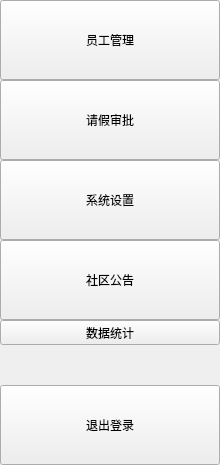
       <widget class="QWidget" name="tool" native="true">
        <property name="sizePolicy">
         <sizepolicy hsizetype="Expanding" vsizetype="Expanding">
          <horstretch>0</horstretch>
          <verstretch>0</verstretch>
         </sizepolicy>
        </property>
        <property name="maximumSize">
         <size>
          <width>225</width>
          <height>2000</height>
         </size>
        </property>
        <property name="styleSheet">
         <string notr="true"/>
        </property>
        <layout class="QGridLayout" name="gridLayout_6">
         <property name="leftMargin">
          <number>0</number>
         </property>
         <property name="topMargin">
          <number>0</number>
         </property>
         <property name="rightMargin">
          <number>0</number>
         </property>
         <property name="bottomMargin">
          <number>0</number>
         </property>
         <property name="spacing">
          <number>0</number>
         </property>
         <item row="0" column="0">
          <layout class="QVBoxLayout" name="verticalLayout">
           <property name="spacing">
            <number>0</number>
           </property>
           <item>
            <widget class="QToolButton" name="toolButton_5">
             <property name="sizePolicy">
              <sizepolicy hsizetype="Expanding" vsizetype="Expanding">
               <horstretch>0</horstretch>
               <verstretch>0</verstretch>
              </sizepolicy>
             </property>
             <property name="minimumSize">
              <size>
               <width>220</width>
               <height>80</height>
              </size>
             </property>
             <property name="maximumSize">
              <size>
               <width>220</width>
               <height>3000</height>
              </size>
             </property>
             <property name="text">
              <string>员工管理</string>
             </property>
             <property name="icon">
              <iconset>
               <normaloff>:/resource/1.svg</normaloff>:/resource/1.svg</iconset>
             </property>
             <property name="checkable">
              <bool>true</bool>
             </property>
             <property name="checked">
              <bool>false</bool>
             </property>
             <property name="toolButtonStyle">
              <enum>Qt::ToolButtonStyle::ToolButtonTextBesideIcon</enum>
             </property>
             <attribute name="buttonGroup">
              <string notr="true">buttonGroup</string>
             </attribute>
            </widget>
           </item>
           <item>
            <widget class="QToolButton" name="toolButton_10">
             <property name="sizePolicy">
              <sizepolicy hsizetype="Expanding" vsizetype="Expanding">
               <horstretch>0</horstretch>
               <verstretch>0</verstretch>
              </sizepolicy>
             </property>
             <property name="minimumSize">
              <size>
               <width>220</width>
               <height>80</height>
              </size>
             </property>
             <property name="maximumSize">
              <size>
               <width>220</width>
               <height>3000</height>
              </size>
             </property>
             <property name="sizeIncrement">
              <size>
               <width>0</width>
               <height>0</height>
              </size>
             </property>
             <property name="text">
              <string>请假审批</string>
             </property>
             <property name="icon">
              <iconset>
               <normaloff>:/resource/4.svg</normaloff>:/resource/4.svg</iconset>
             </property>
             <property name="checkable">
              <bool>true</bool>
             </property>
             <property name="toolButtonStyle">
              <enum>Qt::ToolButtonStyle::ToolButtonTextBesideIcon</enum>
             </property>
             <attribute name="buttonGroup">
              <string notr="true">buttonGroup</string>
             </attribute>
            </widget>
           </item>
           <item>
            <widget class="QToolButton" name="toolButton_11">
             <property name="sizePolicy">
              <sizepolicy hsizetype="Expanding" vsizetype="Expanding">
               <horstretch>0</horstretch>
               <verstretch>0</verstretch>
              </sizepolicy>
             </property>
             <property name="minimumSize">
              <size>
               <width>220</width>
               <height>80</height>
              </size>
             </property>
             <property name="maximumSize">
              <size>
               <width>220</width>
               <height>3000</height>
              </size>
             </property>
             <property name="sizeIncrement">
              <size>
               <width>0</width>
               <height>0</height>
              </size>
             </property>
             <property name="styleSheet">
              <string notr="true"/>
             </property>
             <property name="text">
              <string>系统设置</string>
             </property>
             <property name="icon">
              <iconset>
               <normaloff>:/resource/5.svg</normaloff>:/resource/5.svg</iconset>
             </property>
             <property name="checkable">
              <bool>true</bool>
             </property>
             <property name="toolButtonStyle">
              <enum>Qt::ToolButtonStyle::ToolButtonTextBesideIcon</enum>
             </property>
             <attribute name="buttonGroup">
              <string notr="true">buttonGroup</string>
             </attribute>
            </widget>
           </item>
           <item>
            <widget class="QToolButton" name="toolButton_15">
             <property name="sizePolicy">
              <sizepolicy hsizetype="Expanding" vsizetype="Expanding">
               <horstretch>0</horstretch>
               <verstretch>0</verstretch>
              </sizepolicy>
             </property>
             <property name="minimumSize">
              <size>
               <width>220</width>
               <height>80</height>
              </size>
             </property>
             <property name="styleSheet">
              <string notr="true"/>
             </property>
             <property name="text">
              <string>社区公告</string>
             </property>
             <property name="checkable">
              <bool>true</bool>
             </property>
             <attribute name="buttonGroup">
              <string notr="true">buttonGroup</string>
             </attribute>
            </widget>
           </item>
           <item>
            <widget class="QToolButton" name="toolButton_2">
             <property name="sizePolicy">
              <sizepolicy hsizetype="Expanding" vsizetype="Expanding">
               <horstretch>0</horstretch>
               <verstretch>0</verstretch>
              </sizepolicy>
             </property>
             <property name="text">
              <string>数据统计</string>
             </property>
             <attribute name="buttonGroup">
              <string notr="true">buttonGroup</string>
             </attribute>
            </widget>
           </item>
           <item>
            <spacer name="verticalSpacer">
             <property name="orientation">
              <enum>Qt::Orientation::Vertical</enum>
             </property>
             <property name="sizeHint" stdset="0">
              <size>
               <width>20</width>
               <height>40</height>
              </size>
             </property>
            </spacer>
           </item>
           <item>
            <widget class="QToolButton" name="toolButton">
             <property name="sizePolicy">
              <sizepolicy hsizetype="Expanding" vsizetype="Expanding">
               <horstretch>0</horstretch>
               <verstretch>0</verstretch>
              </sizepolicy>
             </property>
             <property name="minimumSize">
              <size>
               <width>220</width>
               <height>80</height>
              </size>
             </property>
             <property name="maximumSize">
              <size>
               <width>220</width>
               <height>30000</height>
              </size>
             </property>
             <property name="text">
              <string>退出登录</string>
             </property>
             <property name="icon">
              <iconset>
               <normaloff>:/resource/9.svg</normaloff>:/resource/9.svg</iconset>
             </property>
             <property name="toolButtonStyle">
              <enum>Qt::ToolButtonStyle::ToolButtonTextBesideIcon</enum>
             </property>
            </widget>
           </item>
          </layout>
         </item>
        </layout>
       </widget>
